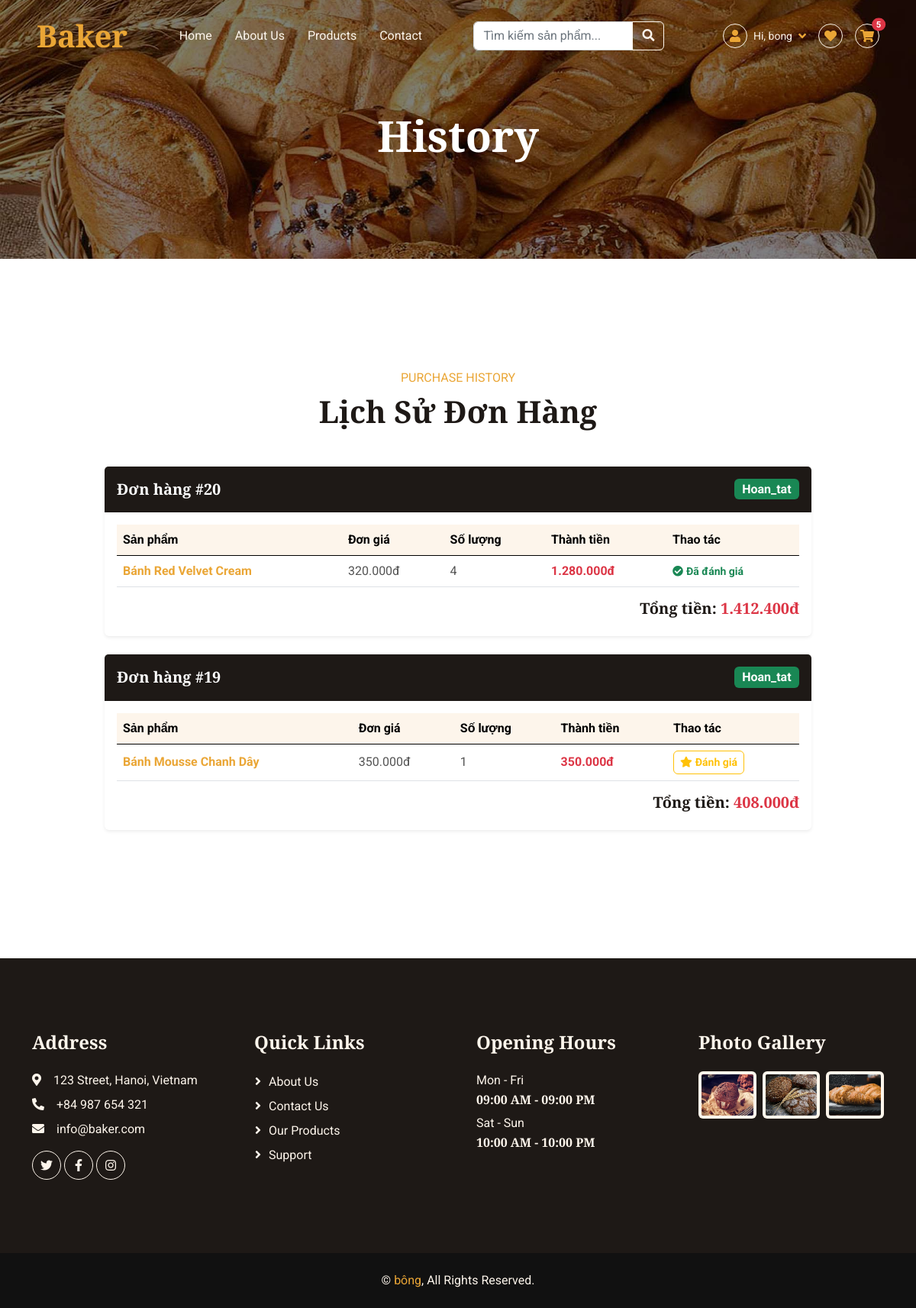
Page /index.php?page=history (signed in) on the committed database.
### tables this page shows
CREATE TABLE `orders` (
  `order_id` int(11) NOT NULL,
  `customer_id` int(11) DEFAULT NULL,
  `order_date` datetime DEFAULT current_timestamp(),
  `subtotal` decimal(10,2) UNSIGNED NOT NULL,
  `shipping_fee` decimal(10,2) UNSIGNED DEFAULT 0.00,
  `total_amount` decimal(10,2) UNSIGNED NOT NULL,
  `status` enum('Cho_duyet','Dang_giao','Hoan_tat') DEFAULT 'Cho_duyet'
);

CREATE TABLE `orderdetails` (
  `order_id` int(11) NOT NULL,
  `product_id` int(11) NOT NULL,
  `quantity` int(10) UNSIGNED NOT NULL,
  `unit_price` decimal(10,2) UNSIGNED NOT NULL
);

CREATE TABLE `products` (
  `product_id` int(11) NOT NULL,
  `category_id` int(11) DEFAULT NULL,
  `product_name` varchar(255) NOT NULL,
  `price` decimal(10,2) UNSIGNED NOT NULL,
  `description` text DEFAULT NULL,
  `stock_quantity` int(10) UNSIGNED NOT NULL DEFAULT 0,
  `image` varchar(255) NOT NULL,
  `status` tinyint(1) DEFAULT 1
);

### views/history.php (the view, shortened to what this page needs)
<?php
$db = Database::getInstance();
$acc_id = $_SESSION['account_id'];
$orders_query = null;
try {
    $orders_query = mysqli_query($db, "SELECT * FROM orders WHERE customer_id = '$acc_id' ORDER BY order_id DESC");
} catch (Exception $e) {
    try {
        $orders_query = mysqli_query($db, "SELECT * FROM orders WHERE account_id = '$acc_id' ORDER BY order_id DESC");
    } catch (Exception $e2) {
    }
}
include 'header.php';
?>
<div class="container-xxl py-5">
    <div class="container">
        <div class="text-center mx-auto mb-5" style="max-width: 500px;">
            <p class="text-primary text-uppercase mb-2">Purchase History</p>
            <h1 class="display-6 mb-4">Lịch Sử Đơn Hàng</h1>
        </div>
        <div class="row justify-content-center">
            <div class="col-lg-10">
                <?php if ($orders_query && mysqli_num_rows($orders_query) > 0): ?>
                    <?php while ($order = mysqli_fetch_assoc($orders_query)):
                        $o_id = $order['order_id'];
                        $status = $order['status'] ?? 'Pending';
                        $status_lower = strtolower($status);
                        if ($status_lower == 'hoan_tat') { $badge = 'bg-success'; }
                        elseif ($status_lower == 'dang_giao') { $badge = 'bg-info text-dark'; }
                        elseif ($status_lower == 'cho_duyet') { $badge = 'bg-warning text-dark'; }
                        else { $badge = 'bg-secondary'; }
                    ?>
                        <div class="card shadow-sm border-0 mb-4">
                            <div class="card-header bg-dark text-white d-flex justify-content-between align-items-center py-3">
                                <h5 class="mb-0 text-white">Đơn hàng #<?php echo $o_id; ?></h5>
                                <span class="badge <?php echo $badge; ?> fs-6"><?php echo $status; ?></span>
                            </div>
                            <div class="card-body">
                                <table class="table align-middle">
                                    <thead class="table-light">
                                        <tr><th>Sản phẩm</th><th>Đơn giá</th><th>Số lượng</th><th>Thành tiền</th><th>Thao tác</th></tr>
                                    </thead>
                                    <tbody>
                                        <?php
                                        $details_query = mysqli_query($db, "SELECT od.*, p.product_name, p.price as p_price FROM orderdetails od LEFT JOIN products p ON od.product_id = p.product_id WHERE od.order_id = '$o_id'");
                                        while ($item = mysqli_fetch_assoc($details_query)):
                                            $p_id = $item['product_id'];
                                            $p_name = $item['product_name'] ?? 'Sản phẩm';
                                            $item_price = $item['price'] ?? $item['unit_price'] ?? $item['p_price'] ?? 0;
                                            $item_qty = $item['quantity'] ?? 1;
                                            $item_total = $item_price * $item_qty;
                                            $check_review = mysqli_query($db, "SELECT * FROM reviews WHERE account_id='$acc_id' AND order_id='$o_id' AND product_id='$p_id'");
                                            $is_reviewed = mysqli_num_rows($check_review) > 0;
                                        ?>
                                            <tr>
                                                <td class="fw-bold text-primary"><?php echo $p_name; ?></td>
                                                <td><?php echo number_format($item_price, 0, ',', '.'); ?>đ</td>
                                                <td><?php echo $item_qty; ?></td>
                                                <td class="text-danger fw-bold"><?php echo number_format($item_total, 0, ',', '.'); ?>đ</td>
                                                <td>
                                                    <?php if ($status_lower == 'hoan_tat'): ?>
                                                        <?php if ($is_reviewed): ?>
                                                            <span class="text-success small fw-bold"><i class="fas fa-check-circle me-1"></i>Đã đánh giá</span>
                                                        <?php else: ?>
                                                            <button class="btn btn-sm btn-outline-warning fw-bold" onclick="openReviewModal(<?php echo $p_id; ?>, <?php echo $o_id; ?>, '<?php echo addslashes($p_name); ?>')">
                                                                <i class="fas fa-star me-1"></i>Đánh giá
                                                            </button>
                                                        <?php endif; ?>
                                                    <?php else: ?>
                                                        <span class="text-muted small">Chờ nhận hàng</span>
                                                    <?php endif; ?>
                                                </td>
                                            </tr>
                                        <?php endwhile; ?>
                                    </tbody>
                                </table>
                                <div class="text-end mt-3">
                                    <h5 class="fw-bold">Tổng tiền: <span class="text-danger"><?php echo number_format($order['total_amount'], 0, ',', '.'); ?>đ</span></h5>
                                </div>
                            </div>
                        </div>
                    <?php endwhile; ?>
                <?php endif; ?>
            </div>
        </div>
    </div>
</div>
<?php include 'footer.php'; ?>

### assets/css/style.css (style rules this page uses)
:root { --primary: #EAA636; --secondary: #545454; --light: #FDF5EB; --dark: #1E1916; }
h4, h5, h6, .h4, .h5, .h6 { font-weight: 600 !important; }
.btn { font-weight: 500; transition: .5s; }

### rows in the picture
orders: order_id "20", status "Hoan_tat", total_amount "1.412.400"
orderdetails: product.product_name "Bánh Red Velvet Cream", unit_price "320.000", quantity "4", item_total "1.280.000", shows "Đã đánh giá"
orders: order_id "19", status "Hoan_tat", total_amount "408.000"
orderdetails: product.product_name "Bánh Mousse Chanh Dây", unit_price "350.000", quantity "1", item_total "350.000"

### other values in the picture
$_SESSION['account_name'] "bong"
$cart_count "5"
$current_page "History"
